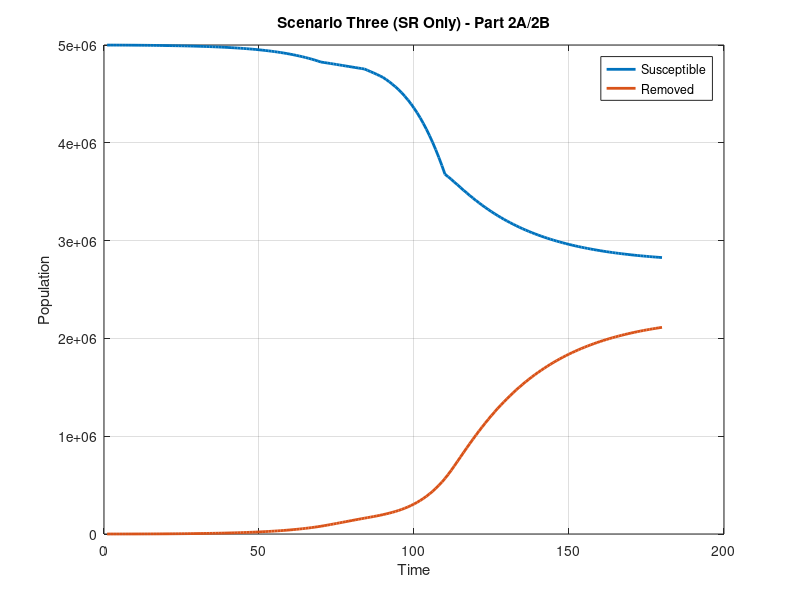
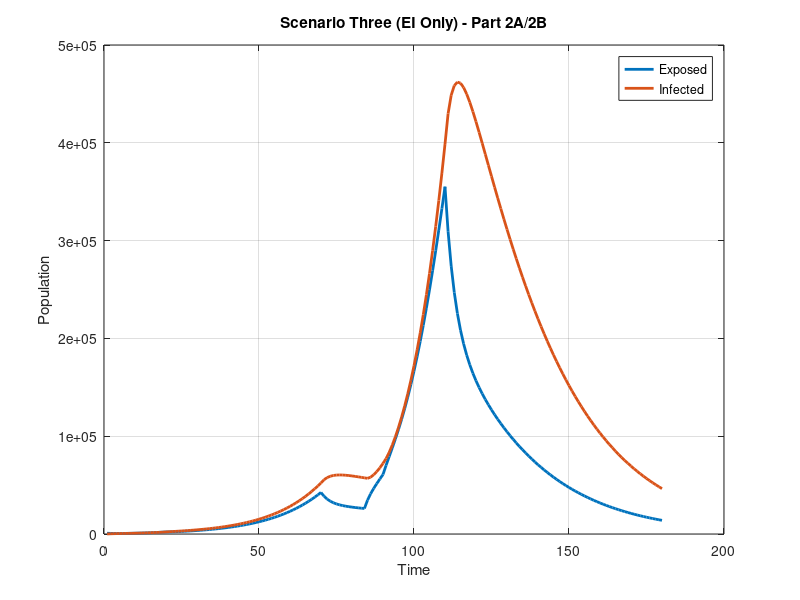

Reproduce these figures in MATLAB, in order.
% Akashdeep Dhami
% MACM 316 - Assignment 6
% Question 2


t = 180; 

N = 5000000;
alpha = 1/5;
gamma = 1/10;
r0 = 0;


S = zeros(t,1);
E = zeros(t,1);
I = zeros(t,1);
R = zeros(t,1);
IN = zeros(t,1);

R(1) = 0;
I(1) = 40;
E(1) = 20 * I(1);
S(1) = N-I(1)-E(1)-R(1);
IN(1) = 0;


for i = 2:t
    
    if(0<=i) && (i<=20)
        r0 = 3;
    elseif(21<=i) && (i<=70)
        r0 = 2.2;
    elseif(71<=i) && (i<=84)
        r0 = 0.9;
    elseif(85<=i) && (i<=90)
        r0 = 2.5;
    elseif(91<=i) && (i<=110)
        r0 = 3.2;
    elseif(111<=i) && (i<=180)
        r0 = 0.85;
    elseif(181<=i)
        r0 = 0.5;
    end
    
    
    beta = r0 * (1/10);
    
    S(i) = S(i-1) - beta*I(i-1)*S(i-1)/N;
    E(i) = E(i-1) + beta*I(i-1)*S(i-1)/N - alpha*E(i-1);
    I(i) = I(i-1) + alpha*E(i-1) - gamma*I(i-1);
    R(i) = R(i-1) + gamma*I(i-1);
    IN(i) = alpha*E(i-1);
    
end

plot(1:t,S,'LineWidth',2)
hold on
plot(1:t,R,'LineWidth',2)
grid on
legend("Susceptible","Removed");
xlabel("Time")
ylabel("Population")
title("Scenario Three (SR Only) - Part 2A/2B");

figure();
plot(1:t,E,'LineWidth',2)
hold on
plot(1:t,I,'LineWidth',2)
grid on

legend("Exposed","Infected")
xlabel("Time")
ylabel("Population")
title("Scenario Three (EI Only) - Part 2A/2B");